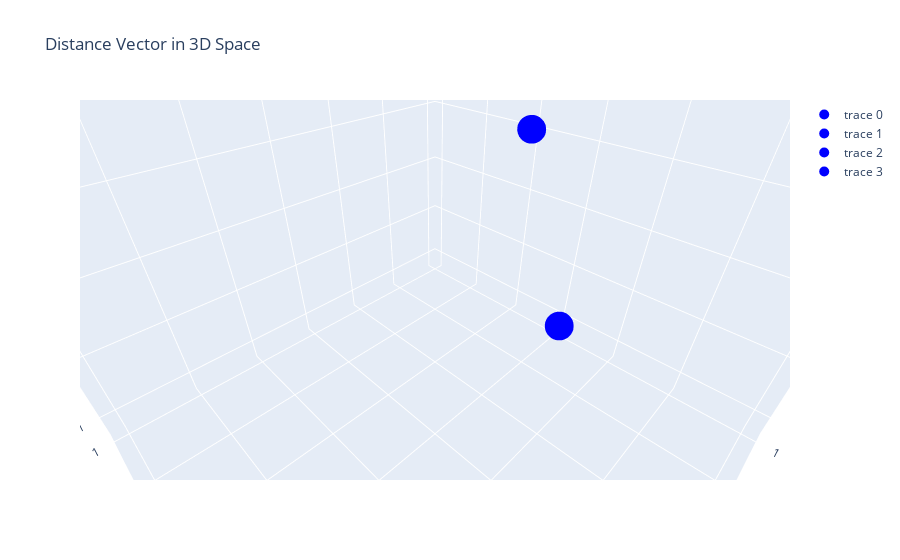

Notebook source saved alongside this figure:
### Code cell
import plotly.graph_objects as go

# Example distance values for each point in the 3D space
distances = [2.5, 1.8, 3.2, 0.9]
x_coords = [1, 2, 3, 4]
y_coords = [2, 3, 1, 4]

# Example image labels
image_labels = ['Image 1', 'Image 2', 'Image 3', 'Image 4']

# Create a 3D scatter plot using Plotly
fig = go.Figure()

for i in range(len(distances)):
    fig.add_trace(go.Scatter3d(x=[x_coords[i]], y=[y_coords[i]], z=[distances[i]],
                               mode='markers', text=image_labels[i],
                               marker=dict(size=10, color='blue')))

# Customize the plot appearance
fig.update_layout(scene=dict(xaxis_title='X', yaxis_title='Y', zaxis_title='Distance'),
                  title='Distance Vector in 3D Space')

# Show the interactive 3D plot
fig.show()

### Figure 1 — Plotly figure (JSON) as saved in the notebook; plotly's stock layout.template omitted (floating-point values rounded to 4 significant figures)
{"data": [{"marker": {"color": "blue", "size": 10}, "mode": "markers", "text": "Image 1", "type": "scatter3d", "visible": true, "x": [1], "y": [2], "z": [2.5]}, {"marker": {"color": "blue", "size": 10}, "mode": "markers", "text": "Image 2", "type": "scatter3d", "visible": true, "x": [2], "y": [3], "z": [1.8]}, {"marker": {"color": "blue", "size": 10}, "mode": "markers", "text": "Image 3", "type": "scatter3d", "visible": true, "x": [3], "y": [1], "z": [3.2]}, {"marker": {"color": "blue", "size": 10}, "mode": "markers", "text": "Image 4", "type": "scatter3d", "x": [4], "y": [4], "z": [0.9]}], "layout": {"autosize": true, "scene": {"aspectmode": "auto", "aspectratio": {"x": 1.093, "y": 1.093, "z": 0.8377}, "camera": {"center": {"x": 0, "y": 0, "z": 0}, "eye": {"x": 0.4903, "y": 0.4903, "z": 0.4903}, "projection": {"type": "perspective"}, "up": {"x": -0.00177, "y": 0.001773, "z": 1.0}}, "xaxis": {"title": {"text": "X"}, "type": "linear"}, "yaxis": {"title": {"text": "Y"}, "type": "linear"}, "zaxis": {"title": {"text": "Distance"}, "type": "linear"}}, "title": {"text": "Distance Vector in 3D Space"}}}
